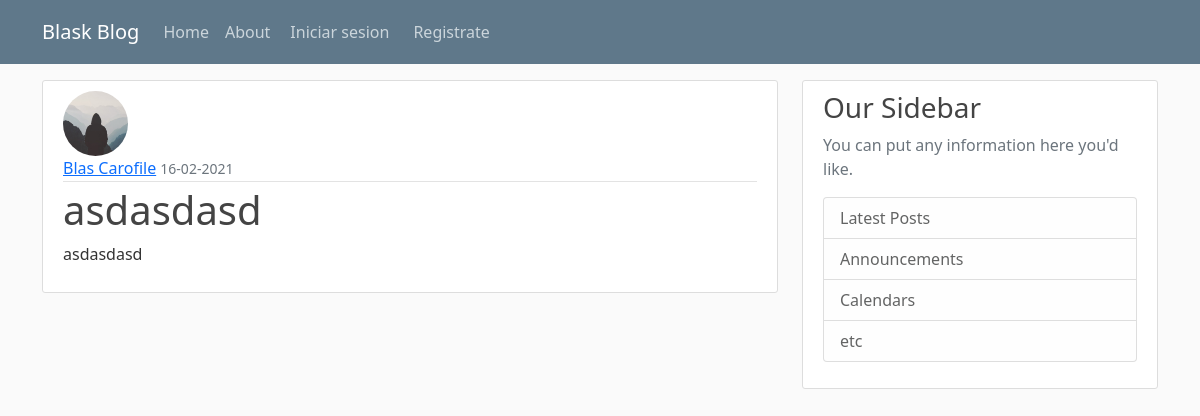
The page /post/25 on the database its author committed.
### flaskblog/models.py (models this page shows, shortened)
class User(db.Model, UserMixin):
	id = db.Column(db.Integer, primary_key=True)
	username = db.Column(db.String(20), unique=True, nullable=False)
	email = db.Column(db.String(120), unique=True, nullable=False)
	image_file = db.Column(db.String(20), nullable=False, default='default.jpg')
	password = db.Column(db.String(60), nullable=False)
	posts = db.relationship('Post', backref=db.backref('author', lazy=True)) # o lazy dynamic

class Post(db.Model):
	id = db.Column(db.Integer, primary_key=True)
	title = db.Column(db.String(100), nullable=False)
	date_posted = db.Column(db.DateTime, nullable=False, default=datetime.utcnow)
	content = db.Column(db.Text, nullable=False)
	user_id = db.Column(db.Integer, db.ForeignKey('user.id'), nullable=False)

### flaskblog/posts/routes.py (the view)
@posts.route("/post/<int:post_id>")
def post(post_id):
	post = Post.query.get_or_404(post_id)
	return render_template('post.html', title=post.title, post=post)

### flaskblog/templates/post.html (shortened to what this page needs)
{% extends "layout.html" %}
{% block content %}
	<article class="media content-section">
		<img class="rounded-circle article-img" src="{{ url_for('static', filename='profile_pics/' + post.author.image_file) }}">
	  	<div class="media-body">
	    	<div class="article-metadata">
	      		<a class="mr-2" href="{{ url_for('users.user_posts', username=post.author.username) }}">{{ post.author.username }}</a>
	      		<small class="text-muted">{{ post.date_posted.strftime('%d-%m-%Y') }}</small>
	    	</div>
	    	<h1 class="article-title">{{ post.title }}</h1>
	    	<p class="article-content">{{ post.content }}</p>
	  	</div>
	</article>
{% endblock content %}

### flaskblog/static/main.css (style rules this page uses)
body { background: #fafafa; color: #333333; margin-top: 5rem; }
h1, h2, h3, h4, h5, h6 { color: #444444; }
.content-section { background: #ffffff; padding: 10px 20px; border: 1px solid #dddddd; border-radius: 3px; margin-bottom: 20px; }
.article-title { color: #444444; }
.article-content { white-space: pre-line; }
.article-img { height: 65px; width: 65px; margin-right: 16px; }
.article-metadata { padding-bottom: 1px; margin-bottom: 4px; border-bottom: 1px solid #e3e3e3 }

### rows shown on the page
User: image_file (placeholder picture), author.username "Blas Carofile"
Post: date_posted "16-02-2021", title "asdasdasd", content "asdasdasd"
